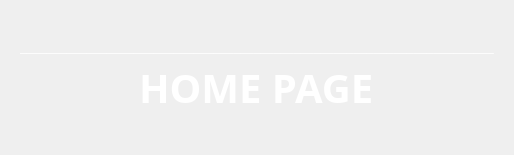
               <widget class="QWidget" name="page_3">
                <layout class="QVBoxLayout" name="verticalLayout_10">
                 <item>
                  <widget class="QWidget" name="widget_10" native="true">
                   <layout class="QVBoxLayout" name="verticalLayout_19">
                    <item alignment="Qt::AlignHCenter">
                     <widget class="QLabel" name="label_2">
                      <property name="maximumSize">
                       <size>
                        <width>350</width>
                        <height>350</height>
                       </size>
                      </property>
                      <property name="text">
                       <string/>
                      </property>
                      <property name="pixmap">
                       <pixmap>unnamed.png</pixmap>
                      </property>
                      <property name="scaledContents">
                       <bool>true</bool>
                      </property>
                     </widget>
                    </item>
                    <item alignment="Qt::AlignHCenter|Qt::AlignTop">
                     <widget class="QLabel" name="label_14">
                      <property name="styleSheet">
                       <string notr="true">color: rgb(255, 255, 255);</string>
                      </property>
                      <property name="text">
                       <string>_______________________________________________________________________</string>
                      </property>
                     </widget>
                    </item>
                    <item alignment="Qt::AlignHCenter|Qt::AlignTop">
                     <widget class="QLabel" name="label_5">
                      <property name="font">
                       <font>
                        <family>Corbel</family>
                        <pointsize>30</pointsize>
                        <weight>75</weight>
                        <bold>true</bold>
                       </font>
                      </property>
                      <property name="styleSheet">
                       <string notr="true">color: rgb(255, 255, 255);

</string>
                      </property>
                      <property name="text">
                       <string>HOME PAGE</string>
                      </property>
                     </widget>
                    </item>
                    <item alignment="Qt::AlignHCenter|Qt::AlignTop">
                     <widget class="QLabel" name="clock">
                      <property name="styleSheet">
                       <string notr="true">color: rgb(255, 255, 255);</string>
                      </property>
                      <property name="text">
                       <string/>
                      </property>
                     </widget>
                    </item>
                   </layout>
                  </widget>
                 </item>
                </layout>
               </widget>
